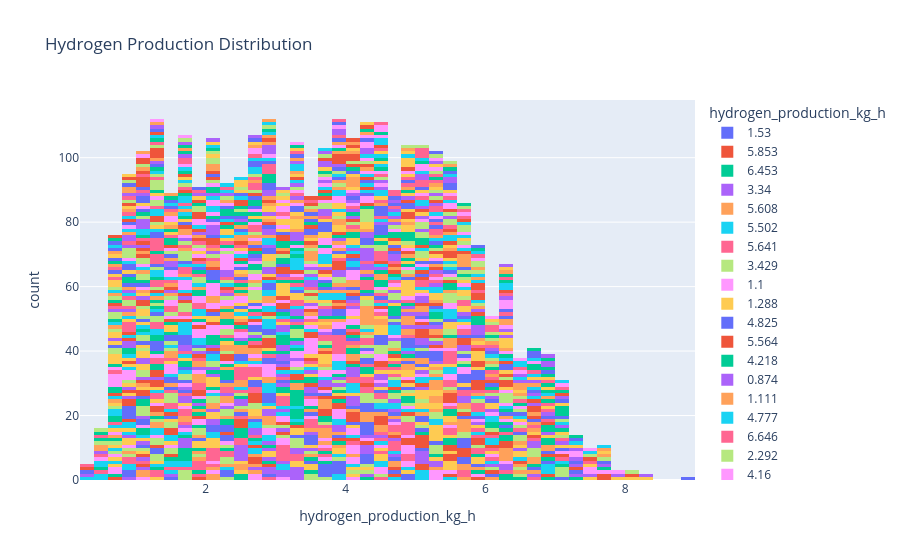

Write notebook code for a chart like this one.
### Code cell
px.histogram(
    df,
    x=TARGET,
    color=TARGET,
    title="Hydrogen Production Distribution"
)
